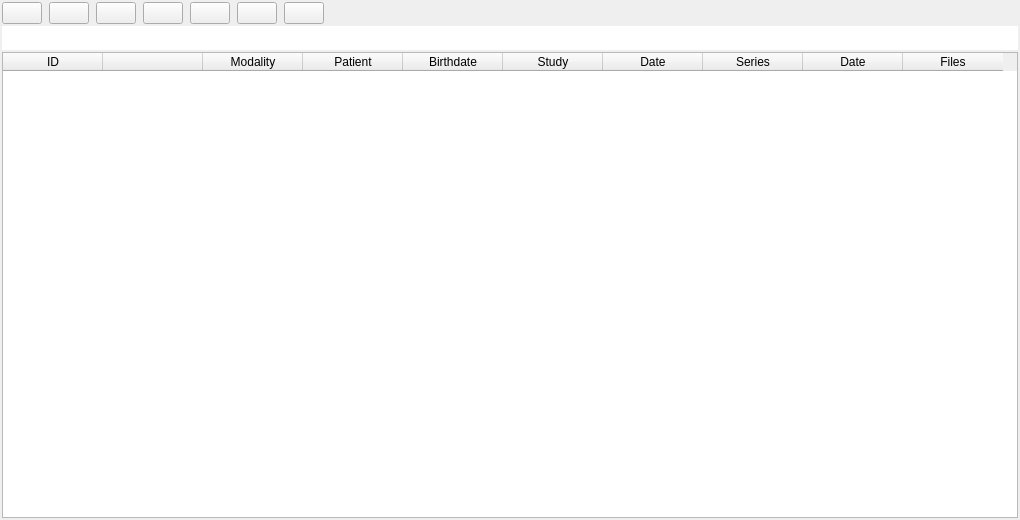
<?xml version="1.0" encoding="UTF-8"?>
<ui version="4.0">
 <class>BrowserWidget2</class>
 <widget class="QWidget" name="BrowserWidget2">
  <property name="geometry">
   <rect>
    <x>0</x>
    <y>0</y>
    <width>1020</width>
    <height>520</height>
   </rect>
  </property>
  <property name="acceptDrops">
   <bool>true</bool>
  </property>
  <property name="windowTitle">
   <string>DICOM Browser</string>
  </property>
  <layout class="QVBoxLayout" name="verticalLayout">
   <property name="spacing">
    <number>2</number>
   </property>
   <property name="margin">
    <number>2</number>
   </property>
   <item>
    <layout class="QHBoxLayout" name="horizontalLayout_8">
     <property name="spacing">
      <number>7</number>
     </property>
     <item>
      <widget class="QPushButton" name="opendir1_pushButton">
       <property name="sizePolicy">
        <sizepolicy hsizetype="Preferred" vsizetype="Preferred">
         <horstretch>0</horstretch>
         <verstretch>0</verstretch>
        </sizepolicy>
       </property>
       <property name="toolTip">
        <string>Select directory</string>
       </property>
       <property name="text">
        <string/>
       </property>
       <property name="icon">
        <iconset resource="../alizams.qrc">
         <normaloff>:/bitmaps/folder.svg</normaloff>:/bitmaps/folder.svg</iconset>
       </property>
       <property name="iconSize">
        <size>
         <width>24</width>
         <height>24</height>
        </size>
       </property>
      </widget>
     </item>
     <item>
      <widget class="QPushButton" name="dicomdir_pushButton">
       <property name="sizePolicy">
        <sizepolicy hsizetype="Preferred" vsizetype="Preferred">
         <horstretch>0</horstretch>
         <verstretch>0</verstretch>
        </sizepolicy>
       </property>
       <property name="toolTip">
        <string>Open DICOMDIR</string>
       </property>
       <property name="text">
        <string/>
       </property>
       <property name="icon">
        <iconset resource="../alizams.qrc">
         <normaloff>:/bitmaps/dcmdir.svg</normaloff>:/bitmaps/dcmdir.svg</iconset>
       </property>
       <property name="iconSize">
        <size>
         <width>24</width>
         <height>24</height>
        </size>
       </property>
      </widget>
     </item>
     <item>
      <widget class="QPushButton" name="ctk_pushButton">
       <property name="sizePolicy">
        <sizepolicy hsizetype="Preferred" vsizetype="Preferred">
         <horstretch>0</horstretch>
         <verstretch>0</verstretch>
        </sizepolicy>
       </property>
       <property name="toolTip">
        <string>Open DICOMDIR</string>
       </property>
       <property name="text">
        <string/>
       </property>
       <property name="icon">
        <iconset resource="../alizams.qrc">
         <normaloff>:/bitmaps/ctk.svg</normaloff>:/bitmaps/ctk.svg</iconset>
       </property>
       <property name="iconSize">
        <size>
         <width>24</width>
         <height>24</height>
        </size>
       </property>
      </widget>
     </item>
     <item>
      <widget class="QPushButton" name="reload_pushButton">
       <property name="sizePolicy">
        <sizepolicy hsizetype="Preferred" vsizetype="Preferred">
         <horstretch>0</horstretch>
         <verstretch>0</verstretch>
        </sizepolicy>
       </property>
       <property name="mouseTracking">
        <bool>false</bool>
       </property>
       <property name="focusPolicy">
        <enum>Qt::StrongFocus</enum>
       </property>
       <property name="toolTip">
        <string>Refresh</string>
       </property>
       <property name="text">
        <string/>
       </property>
       <property name="icon">
        <iconset resource="../alizams.qrc">
         <normaloff>:/bitmaps/reload.svg</normaloff>:/bitmaps/reload.svg</iconset>
       </property>
       <property name="iconSize">
        <size>
         <width>24</width>
         <height>24</height>
        </size>
       </property>
      </widget>
     </item>
     <item>
      <widget class="QPushButton" name="meta_pushButton">
       <property name="sizePolicy">
        <sizepolicy hsizetype="Preferred" vsizetype="Preferred">
         <horstretch>0</horstretch>
         <verstretch>0</verstretch>
        </sizepolicy>
       </property>
       <property name="mouseTracking">
        <bool>false</bool>
       </property>
       <property name="focusPolicy">
        <enum>Qt::StrongFocus</enum>
       </property>
       <property name="toolTip">
        <string>Metadata (first file if series)
Click to update</string>
       </property>
       <property name="text">
        <string/>
       </property>
       <property name="icon">
        <iconset resource="../alizams.qrc">
         <normaloff>:/bitmaps/meta.svg</normaloff>:/bitmaps/meta.svg</iconset>
       </property>
       <property name="iconSize">
        <size>
         <width>24</width>
         <height>24</height>
        </size>
       </property>
      </widget>
     </item>
     <item>
      <widget class="QPushButton" name="copy_pushButton">
       <property name="sizePolicy">
        <sizepolicy hsizetype="Preferred" vsizetype="Preferred">
         <horstretch>0</horstretch>
         <verstretch>0</verstretch>
        </sizepolicy>
       </property>
       <property name="mouseTracking">
        <bool>false</bool>
       </property>
       <property name="focusPolicy">
        <enum>Qt::StrongFocus</enum>
       </property>
       <property name="toolTip">
        <string>Copy to folder</string>
       </property>
       <property name="text">
        <string/>
       </property>
       <property name="icon">
        <iconset resource="../alizams.qrc">
         <normaloff>:/bitmaps/copy2.svg</normaloff>:/bitmaps/copy2.svg</iconset>
       </property>
       <property name="iconSize">
        <size>
         <width>24</width>
         <height>24</height>
        </size>
       </property>
      </widget>
     </item>
     <item>
      <widget class="QPushButton" name="load_pushButton">
       <property name="sizePolicy">
        <sizepolicy hsizetype="Preferred" vsizetype="Preferred">
         <horstretch>0</horstretch>
         <verstretch>0</verstretch>
        </sizepolicy>
       </property>
       <property name="mouseTracking">
        <bool>false</bool>
       </property>
       <property name="focusPolicy">
        <enum>Qt::StrongFocus</enum>
       </property>
       <property name="toolTip">
        <string>Load</string>
       </property>
       <property name="text">
        <string/>
       </property>
       <property name="icon">
        <iconset resource="../alizams.qrc">
         <normaloff>:/bitmaps/right0.svg</normaloff>:/bitmaps/right0.svg</iconset>
       </property>
       <property name="iconSize">
        <size>
         <width>24</width>
         <height>24</height>
        </size>
       </property>
      </widget>
     </item>
     <item>
      <spacer name="horizontalSpacer_2">
       <property name="orientation">
        <enum>Qt::Horizontal</enum>
       </property>
       <property name="sizeHint" stdset="0">
        <size>
         <width>40</width>
         <height>20</height>
        </size>
       </property>
      </spacer>
     </item>
    </layout>
   </item>
   <item>
    <widget class="QLineEdit" name="directory_lineEdit">
     <property name="minimumSize">
      <size>
       <width>0</width>
       <height>24</height>
      </size>
     </property>
     <property name="focusPolicy">
      <enum>Qt::NoFocus</enum>
     </property>
     <property name="acceptDrops">
      <bool>false</bool>
     </property>
     <property name="frame">
      <bool>false</bool>
     </property>
     <property name="echoMode">
      <enum>QLineEdit::Normal</enum>
     </property>
     <property name="readOnly">
      <bool>true</bool>
     </property>
    </widget>
   </item>
   <item>
    <layout class="QHBoxLayout" name="horizontalLayout">
     <property name="spacing">
      <number>2</number>
     </property>
     <item>
      <widget class="QTableWidget" name="tableWidget">
       <property name="editTriggers">
        <set>QAbstractItemView::NoEditTriggers</set>
       </property>
       <property name="showDropIndicator" stdset="0">
        <bool>true</bool>
       </property>
       <property name="selectionMode">
        <enum>QAbstractItemView::ExtendedSelection</enum>
       </property>
       <property name="selectionBehavior">
        <enum>QAbstractItemView::SelectRows</enum>
       </property>
       <property name="iconSize">
        <size>
         <width>18</width>
         <height>18</height>
        </size>
       </property>
       <property name="sortingEnabled">
        <bool>false</bool>
       </property>
       <column>
        <property name="text">
         <string notr="true">ID</string>
        </property>
       </column>
       <column>
        <property name="text">
         <string notr="true"/>
        </property>
       </column>
       <column>
        <property name="text">
         <string notr="true">Modality</string>
        </property>
       </column>
       <column>
        <property name="text">
         <string notr="true">Patient</string>
        </property>
       </column>
       <column>
        <property name="text">
         <string notr="true">Birthdate</string>
        </property>
       </column>
       <column>
        <property name="text">
         <string notr="true">Study</string>
        </property>
       </column>
       <column>
        <property name="text">
         <string notr="true">Date</string>
        </property>
       </column>
       <column>
        <property name="text">
         <string notr="true">Series</string>
        </property>
       </column>
       <column>
        <property name="text">
         <string>Date</string>
        </property>
       </column>
       <column>
        <property name="text">
         <string notr="true">Files</string>
        </property>
       </column>
      </widget>
     </item>
    </layout>
   </item>
  </layout>
 </widget>
 <tabstops>
  <tabstop>opendir1_pushButton</tabstop>
  <tabstop>dicomdir_pushButton</tabstop>
  <tabstop>ctk_pushButton</tabstop>
  <tabstop>reload_pushButton</tabstop>
  <tabstop>meta_pushButton</tabstop>
  <tabstop>copy_pushButton</tabstop>
  <tabstop>load_pushButton</tabstop>
  <tabstop>tableWidget</tabstop>
 </tabstops>
 <resources>
  <include location="../alizams.qrc"/>
 </resources>
 <connections/>
</ui>
